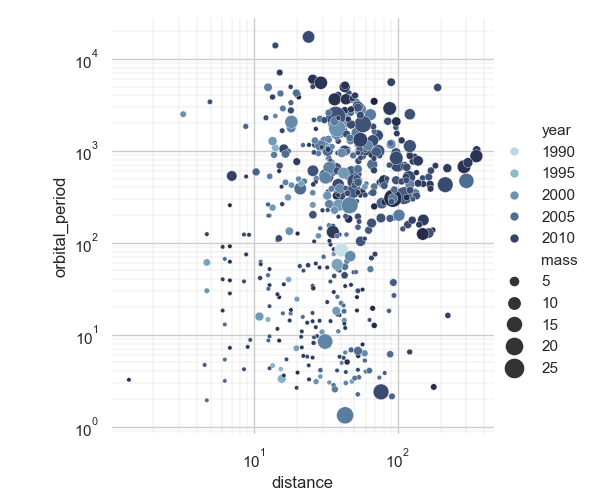

Python code for this plot:
# 引入所需库
import seaborn as sns
import matplotlib.pyplot as plt

# 设置图大小
f, ax = plt.subplots(figsize=(6, 15))
# 将主题设置为白色风格
sns.set_theme(style="whitegrid")

# 加载示例数据集
planets = sns.load_dataset("planets")

# 创建自定义颜色映射
cmap = sns.cubehelix_palette(rot=-.2, as_cmap=True)
# 绘制散点图
g = sns.relplot(
    data=planets,
    x="distance", y="orbital_period",
    hue="year", size="mass",
    palette=cmap, sizes=(10, 200),
)
# 设置坐标轴比例为对数
g.set(xscale="log", yscale="log")
# 设置网格线
g.ax.xaxis.grid(True, "minor", linewidth=.25)
g.ax.yaxis.grid(True, "minor", linewidth=.25)
# 去除边框
g.despine(left=True, bottom=True)

plt.show()
